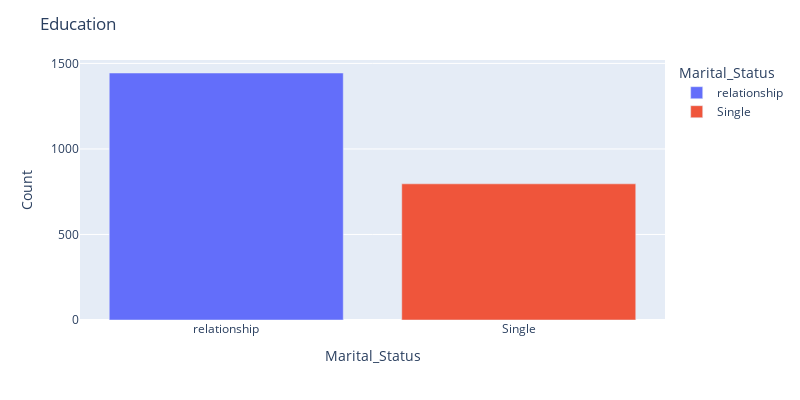

Notebook source saved alongside this figure:
### Code cell
df_Edu = pd.DataFrame(df['Marital_Status'].value_counts()).reset_index()
df_Edu.columns = ['Marital_Status', 'Count']

fig = px.bar(df_Edu,
            x='Marital_Status',
            y='Count',
            color='Marital_Status')
fig.update_layout(width=800, height=400, title='Education ')
fig.show()

### Figure 1 — Plotly figure (JSON) as saved in the notebook; plotly's stock layout.template omitted (floating-point values rounded to 4 significant figures)
{"data": [{"alignmentgroup": "True", "hovertemplate": "Marital_Status=%{x}<br>Count=%{y}<extra></extra>", "legendgroup": "relationship", "marker": {"color": "#636efa", "pattern": {"shape": ""}}, "name": "relationship", "offsetgroup": "relationship", "orientation": "v", "showlegend": true, "textposition": "auto", "type": "bar", "x": ["relationship"], "xaxis": "x", "y": [1444], "yaxis": "y"}, {"alignmentgroup": "True", "hovertemplate": "Marital_Status=%{x}<br>Count=%{y}<extra></extra>", "legendgroup": "Single", "marker": {"color": "#EF553B", "pattern": {"shape": ""}}, "name": "Single", "offsetgroup": "Single", "orientation": "v", "showlegend": true, "textposition": "auto", "type": "bar", "x": ["Single"], "xaxis": "x", "y": [796], "yaxis": "y"}], "layout": {"barmode": "relative", "height": 400, "legend": {"title": {"text": "Marital_Status"}, "tracegroupgap": 0}, "margin": {"t": 60}, "title": {"text": "Education "}, "width": 800, "xaxis": {"anchor": "y", "categoryarray": ["relationship", "Single"], "categoryorder": "array", "domain": [0, 1], "title": {"text": "Marital_Status"}}, "yaxis": {"anchor": "x", "domain": [0, 1], "title": {"text": "Count"}}}}
